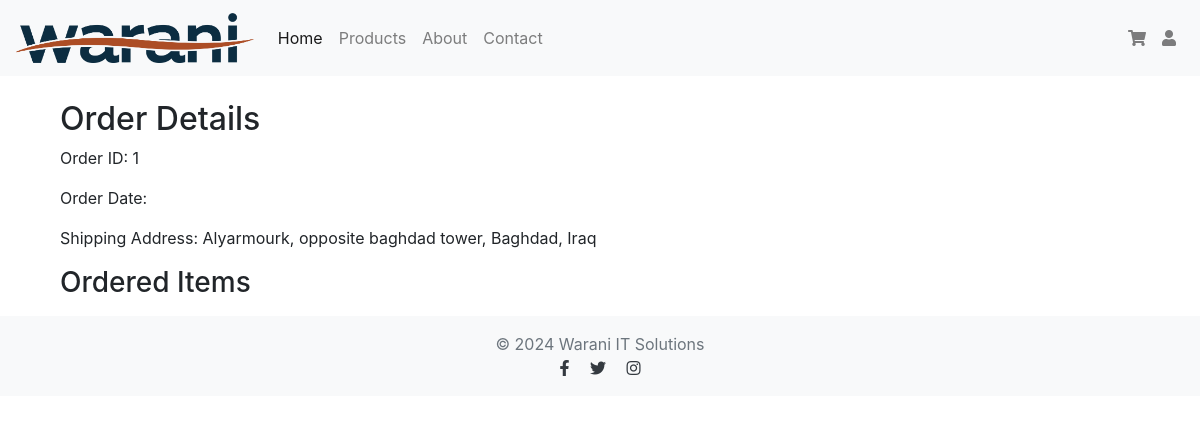
Page /orders/orders/1/ on the committed database.
### orders/models.py (models this page shows, shortened)
class Order(models.Model):
    user = models.ForeignKey(settings.AUTH_USER_MODEL, on_delete=models.CASCADE, related_name='orders')
    created_at = models.DateTimeField(auto_now_add=True)
    updated_at = models.DateTimeField(auto_now=True)
    paid = models.BooleanField(default=False)
    shipping_status = models.CharField(max_length=50, default='Pending', choices=SHIPPING_STATUS_CHOICES)
    tracking_number = models.CharField(max_length=100, blank=True, null=True)
    shipping_address = models.TextField(blank=True, null=True)
    products = models.ManyToManyField(Product, through='OrderItem')

### orders/views.py (the view)
# urls.py: path('orders/<int:order_id>/', views.order_details, name='order_details'),
@transaction.atomic
def order_details(request, order_id):
    order = Order.objects.get(id=order_id)
    return render(request, 'orders/order_details.html', {'order': order})

### orders/templates/orders/order_details.html (shortened to what this page needs)
{% extends 'base.html' %}
{% block content %}
<div class="container mt-4">
    <h2>Order Details</h2>
    <p>Order ID: {{ order.id }}</p>
    <p>Order Date: {{ order.order_date }}</p>
    <p>Shipping Address: {{ order.shipping_address }}</p>
    <h3>Ordered Items</h3>
</div>
{% endblock %}

### static/css/style.css (style rules this page uses)
:root { --bs-primary: #0056b3; --bs-secondary: #495057; }

### rows in the picture
Order: id "1", shipping_address "Alyarmourk, opposite baghdad tower, Baghdad, Iraq"
